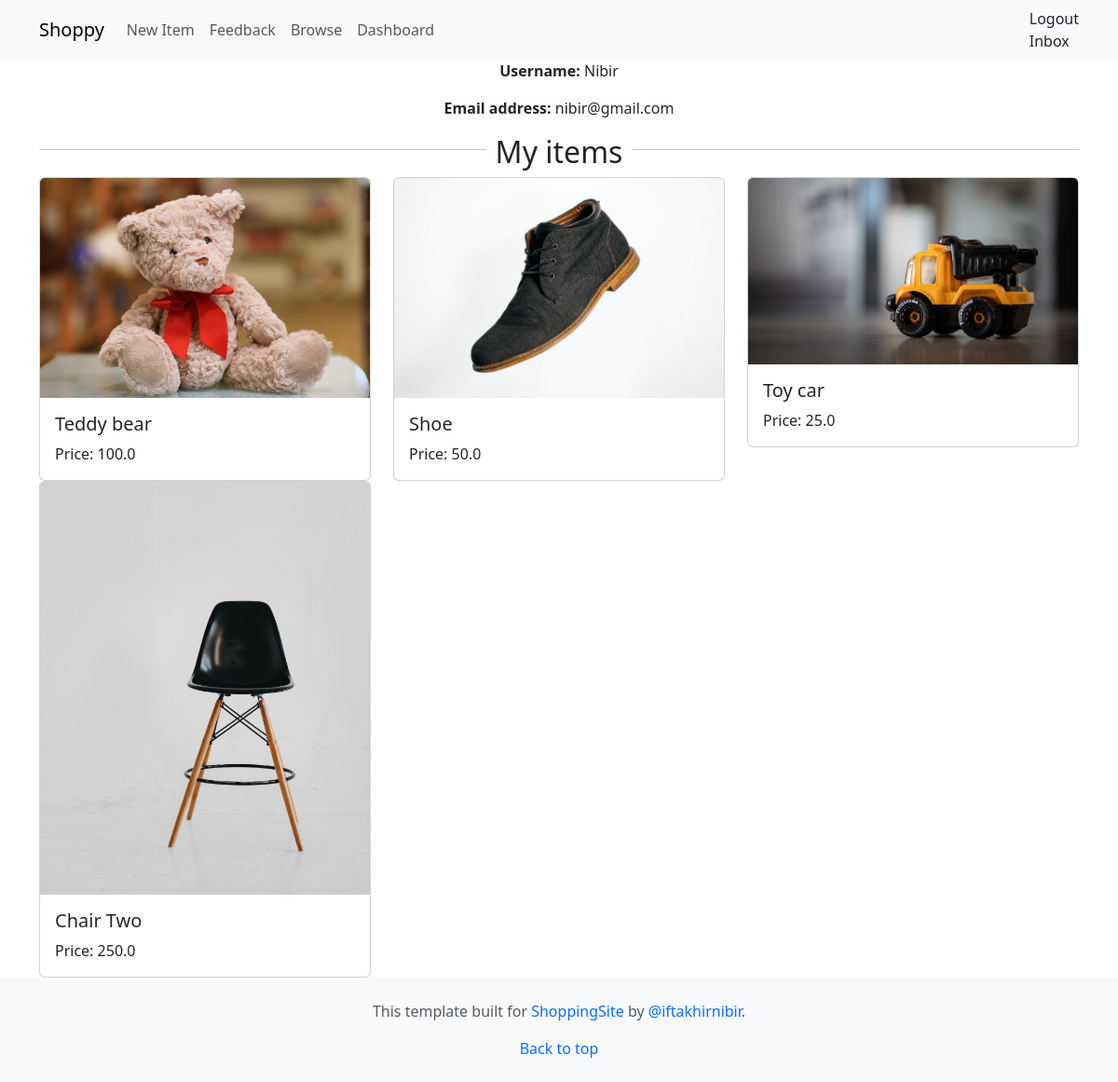
Before: /dashboard/ (signed in) with the older database file.
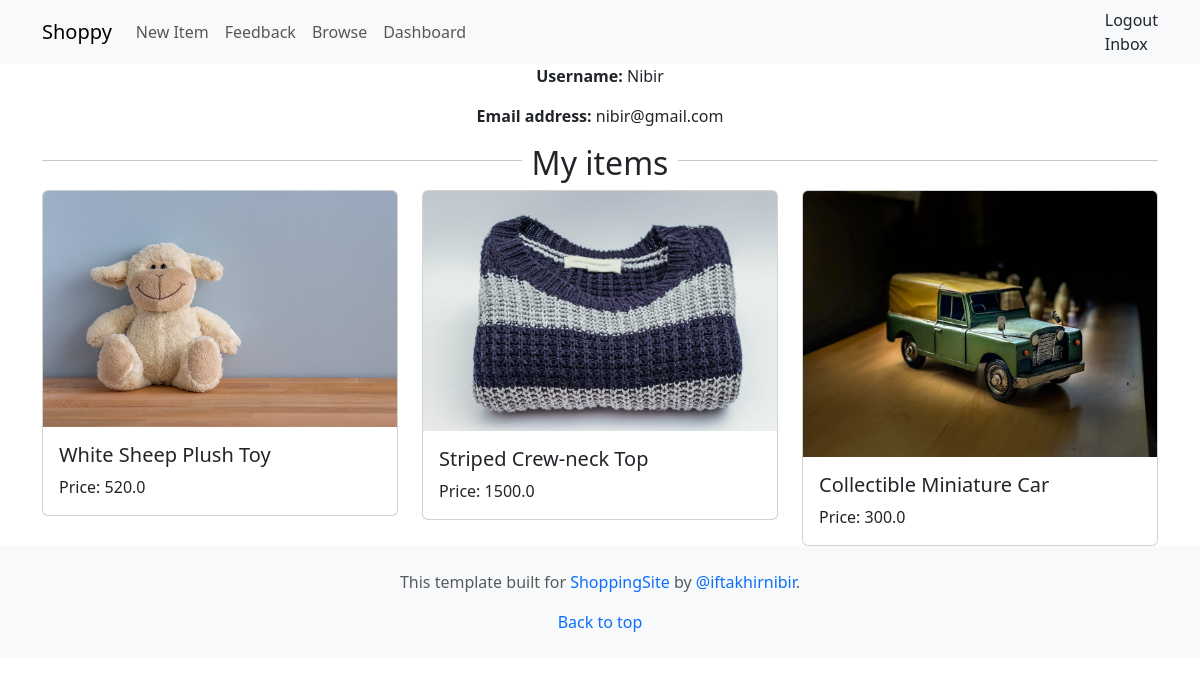
After: the same page with the newer database file.
### item/models.py (models this page shows, shortened)
class Item(models.Model):
    category = models.ForeignKey(Category, related_name='items', on_delete=models.CASCADE) #It's a foreign key field, which means it will establish a link between Item and Category models. An item will be associated with a category."related_name='items'":It means that we can access all items associated with a category using category.items.all(). 'on_delete=models.CASCADE': which means that when a Category is deleted, all associated Item records will also be deleted.
    name = models.CharField(max_length=255)
    description = models.TextField(blank=True, null=True)
    price = models.FloatField()
    image = models.ImageField(upload_to='item_images', blank=True, null=True) #Django will created the uploaded folder for us if it doesn't exist. In case the user doesn't want to provide an image so black = True and null = True
    is_sold = models.BooleanField(default=False)
    created_by = models.ForeignKey(User, related_name='items', on_delete=models.CASCADE)
    created_at = models.DateTimeField(auto_now_add=True)

### dashboard/views.py (the view)
# urls.py: path("", views.index, name="index"),
@login_required
def index(request):
    items = Item.objects.filter(created_by=request.user)
    return render(request, 'dashboard.html', {
        'items': items
    })

### dashboard/templates/dashboard.html (shortened to what this page needs)
{% extends 'base.html' %}
{% block content %}
{% if request.user.is_authenticated %}
<div class="icon" style="text-align: center;">
<p><b>Username: </b>{{request.user.username}}</p>
<p><b>Email address: </b>{{request.user.email}}</p>
</div>
{% endif %}
<div style="display: flex;">
    <hr style="flex-grow: 1;">
    <h2 style="text-align: center; margin: 0 10px; margin-bottom: 8px;" >My items</h2>
    <hr style="flex-grow: 1;">
</div>
<div class="item">
  <div class="row">
    {% for item in items %}
    <div class="col-md-4">
        <a style="text-decoration: none;" href="{% url 'item:detail' item.id %}">
        <div class="card">
            <img src="{{item.image.url}}" class="card-img-top" alt="Image 1">
            <div class="card-body">
                <h5 class="card-title">{{item.name}}</h5>
                <p class="card-text">Price: {{item.price}}</p>
            </div>
        </div>
    </a>
    </div>
    {% endfor %}
</div>
</div>
{% endblock %}

Changed rows visible on the page:
removed Item: image (picture), name "Chair Two", price "250.0"
changed Item: image: a different picture; name "Teddy bear" → "White Sheep Plush Toy"; price "100.0" → "520.0"
changed Item: image: a different picture; name "Shoe" → "Striped Crew-neck Top"; price "50.0" → "1500.0"
changed Item: image: a different picture; name "Toy car" → "Collectible Miniature Car"; price "25.0" → "300.0"
